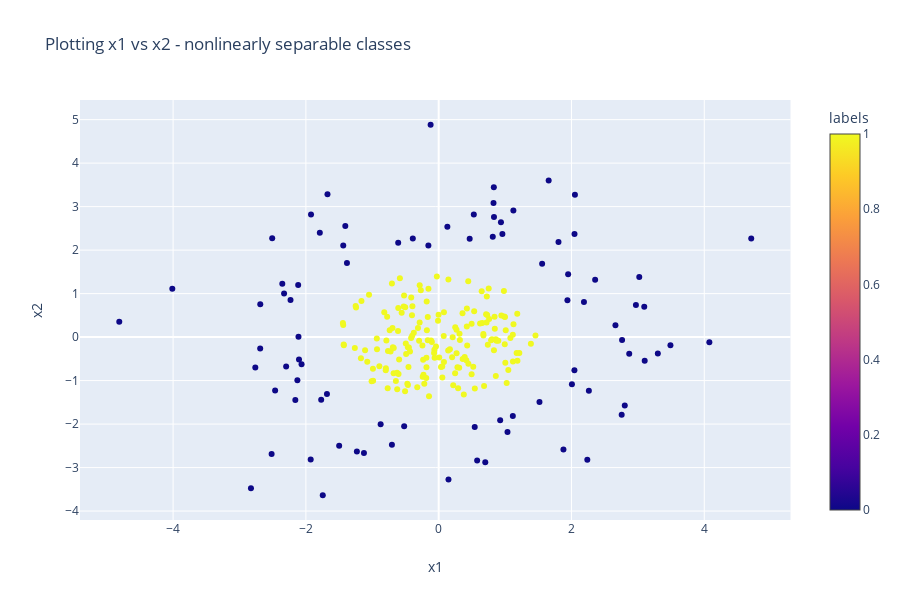

The notebook cell saved with this chart:
### Code cell
px.scatter(dataset, x = "x1", y = "x2", color = "labels", title = "Plotting x1 vs x2 - nonlinearly separable classes")

### Figure 1 — Plotly figure (JSON) as saved in the notebook; plotly's stock layout.template omitted (floating-point values rounded to 4 significant figures; data arrays with more than 128 entries replaced by an {"elided": "..."} marker saying what was removed)
{"data": [{"hoverlabel": {"namelength": 0}, "hovertemplate": "x1=%{x}<br>x2=%{y}<br>labels=%{marker.color}", "legendgroup": "", "marker": {"color": {"elided": "250 int values"}, "coloraxis": "coloraxis", "symbol": "circle"}, "mode": "markers", "name": "", "showlegend": false, "type": "scatter", "x": {"elided": "250 float values"}, "xaxis": "x", "y": {"elided": "250 float values"}, "yaxis": "y"}], "layout": {"coloraxis": {"colorbar": {"title": {"text": "labels"}}, "colorscale": [[0, "#0d0887"], [0.1111, "#46039f"], [0.2222, "#7201a8"], [0.3333, "#9c179e"], [0.4444, "#bd3786"], [0.5556, "#d8576b"], [0.6667, "#ed7953"], [0.7778, "#fb9f3a"], [0.8889, "#fdca26"], [1, "#f0f921"]]}, "height": 600, "legend": {"tracegroupgap": 0}, "title": {"text": "Plotting x1 vs x2 - nonlinearly separable classes"}, "xaxis": {"anchor": "y", "domain": [0, 0.98], "title": {"text": "x1"}}, "yaxis": {"anchor": "x", "domain": [0, 1], "title": {"text": "x2"}}}}
